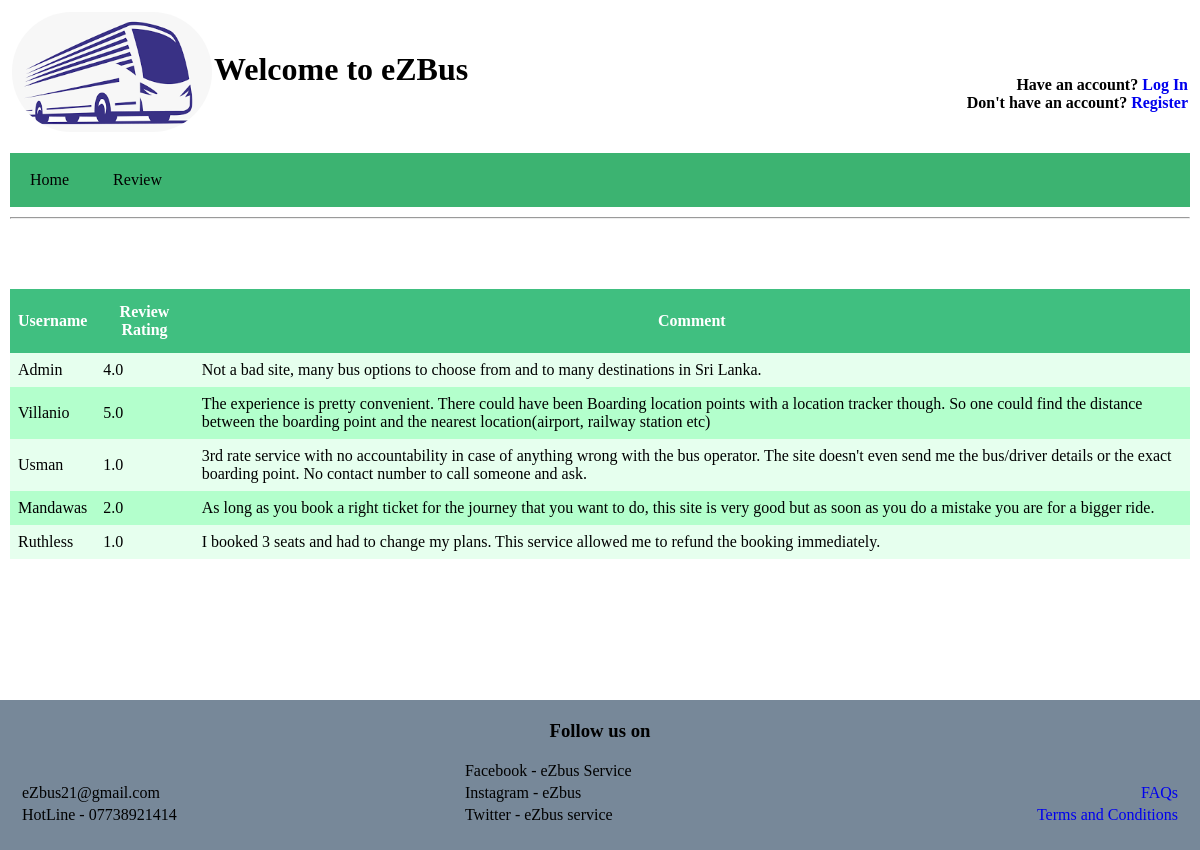
The app's page /php/rv.php with its own data.
### tables this page shows
CREATE TABLE `review` (
  `review_id` int(11) NOT NULL,
  `user_id` int(11) DEFAULT NULL,
  `Review_comment` text DEFAULT NULL,
  `review_rating` decimal(2,1) DEFAULT NULL CHECK (`review_rating` >= 0 and `review_rating` <= 5)
);

CREATE TABLE `details` (
  `user_id` int(11) NOT NULL,
  `fname` varchar(20) DEFAULT NULL,
  `lname` varchar(20) DEFAULT NULL,
  `username` varchar(20) DEFAULT NULL,
  `email` varchar(50) DEFAULT NULL,
  `address` varchar(50) DEFAULT NULL,
  `password` varchar(50) DEFAULT NULL,
  `type` varchar(10) DEFAULT 'U'
);

### php/rv.php (the view, shortened to what this page needs)
<!DOCTYPE html>
<html>
	<head>
		<link rel ="stylesheet" type ="text/css" href="../css/review.css">
	</head>
	<body>
	<div class ="container">
		<div class="whole">
			<header>
				<table>
					<tr>
						<td width="50px">
						<div class="logo">
							<a href="#"><img src="../images/download.jpg" alt="Bus logo" ></a>
						</div>
						</td>
						<td><a href="#" id="Name"><h1>Welcome to eZBus</h1></a></td>
						<td align="right"><h4 style="margin-top: 50px;">Have an account? <a href="login.php" class="LogIn">Log In</a></h4>
						<h4>Don't have an account? <a href="Sign up.php" class="register">Register</a></h4></td>
					</tr>
				</table>
				<ul class="list">
					<button class="btn"><li class="list"><a href="home.php">Home</a></li></button>
					<button class="btn"><li class="list"><a href="rv.php">Review</a></li></button>
				</ul>
			</header>
			<hr>
			<?php
							require 'config.php';
							$sql = "SELECT D.username, R.review_rating, R.Review_comment from review R, details D WHERE D.user_id = R.user_id";
							$result = $con->query($sql);
							if($result->num_rows > 0)
							{
								echo "<table border='3' class='rating_table'>
										<tr>
											<th>Username</th>
											<th>Review Rating</th>
											<th>Comment</th>
										</tr>" ;
								while($row = $result->fetch_assoc())
								{
									echo "<tr><td>". $row["username"]."</td><td>" .$row["review_rating"]. "</td><td>" . $row["Review_comment"]."</td><br>" ;
								}
								echo "</table>";
							}
							else
							{
								echo "no results";
							}
				?>
		</div>
	</div>
	<footer class="ftr">
		<center><h3>Follow us on</h3></center><br>
		<table id="footerTable">
		<tr>
			<td></td>
			<td style="padding-left:150px;">Facebook  - eZbus Service</td>
			<td></td>
		<tr>
		<tr>
			<td>eZbus21@gmail.com</td>
			<td style="padding-left:150px;">Instagram - eZbus</td>
			<td align="right"><a href="FAQs_before.php" class="FQs">FAQs</a></td>
		<tr>
		<tr>
			<td>HotLine - 07738921414</td>
			<td style="padding-left:150px;"> Twitter - eZbus service</td>
			<td align="right"><a href="#" class="TandC">Terms and Conditions</a></td>
		</table>
	</footer>
	</body>
</html>

### css/review.css (style rules this page uses)
* { margin: 0px; padding: 0px; font-family: Times New Roman; }
html, body { height: 100%; }
.whole { margin-left: 10px; margin-right: 10px; overflow: auto; padding-bottom: 100px; }
.container { min-height: 100%; }
#Name { text-decoration:none; color: black; }
.logo img { width: 200px; height: 120px; border: 3px solid none; border-radius: 100px; margin-top:10px; }
.LogIn { text-decoration: none; }
.register { text-decoration: none; }
table { width: 100%; }
ul.list { list-style-type: none; background-color:MediumSeaGreen; padding: 0; margin-top:15px; margin-left: 0px; margin-bottom: 10px; overflow: hidden; }
li a { padding: 14px 18px 14px ; text-align: center; display: block; text-decoration: none; float:left; color: black; }
.btn { border: none; background-color: MediumSeaGreen; color:black; text-align: center; font-size: 16px; margin:4px 2px; transition: 0.4s; }
.rating_table { font-family: Arial, Helvetica, sans-serif; border-collapse: collapse; width: 100%; margin-top: -20px; margin-bottom: 50px; }
.rating_table td, .rating_table th { border: 0px hidden ; padding: 8px; }
.rating_table tr:nth-child(even) { background-color: #e6ffee; }
.rating_table tr:nth-child(odd) { background-color: #b3ffcc; }
.rating_table th { padding-top: 14px; padding-bottom: 14px; text-align: center; background-color: #40bf80; color: white; border-color: white; }
.ftr { background-color: #778899; position: relative; height: 100px; margin-top: -100px; clear: both; padding-top:20px; padding-bottom:30px; }
.FQs { text-decoration: none; }
.TandC { text-decoration: none; }
#footerTable { width: 100%; padding-left: 20px; padding-right: 20px; }

### records on screen
review: user.username "Admin", review_rating "4.0", Review_comment "Not a bad site, many bus options to choose from and to many destinations in Sri Lanka."
review: user.username "Villanio", review_rating "5.0", Review_comment "The experience is pretty convenient. There could have been Boarding location points with a location tracker though. So one could find the distance between the boarding point and the nearest location(airport, railway station etc)"
review: user.username "Usman", review_rating "1.0", Review_comment "3rd rate service with no accountability in case of anything wrong with the bus operator. The site doesn't even send me the bus/driver details or the exact boarding point. No contact number to call someone and ask."
review: user.username "Mandawas", review_rating "2.0", Review_comment "As long as you book a right ticket for the journey that you want to do, this site is very good but as soon as you do a mistake you are for a bigger ride."
review: user.username "Ruthless", review_rating "1.0", Review_comment "I booked 3 seats and had to change my plans. This service allowed me to refund the booking immediately."
